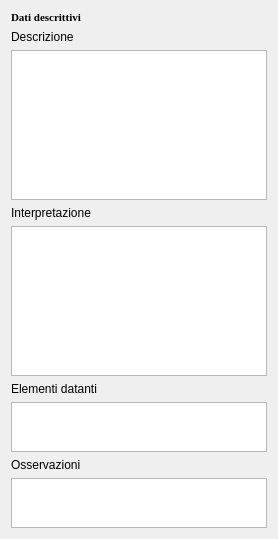
     <widget class="QWidget" name="tab">
      <attribute name="title">
       <string>Dati descrittivi</string>
      </attribute>
      <layout class="QGridLayout" name="gridLayout_7">
       <item row="4" column="0">
        <widget class="QTextEdit" name="textEdit_interpretazione">
         <property name="minimumSize">
          <size>
           <width>0</width>
           <height>20</height>
          </size>
         </property>
         <property name="maximumSize">
          <size>
           <width>16777215</width>
           <height>150</height>
          </size>
         </property>
         <property name="font">
          <font>
           <family>Times New Roman</family>
           <pointsize>8</pointsize>
           <weight>50</weight>
           <italic>false</italic>
           <bold>false</bold>
          </font>
         </property>
        </widget>
       </item>
       <item row="1" column="0">
        <widget class="QLabel" name="label_6">
         <property name="text">
          <string>Descrizione </string>
         </property>
        </widget>
       </item>
       <item row="7" column="0">
        <widget class="QLabel" name="label_94">
         <property name="text">
          <string>Osservazioni</string>
         </property>
        </widget>
       </item>
       <item row="5" column="0">
        <widget class="QLabel" name="label_60">
         <property name="text">
          <string>Elementi datanti</string>
         </property>
        </widget>
       </item>
       <item row="8" column="0">
        <widget class="QTextEdit" name="textEdit_osservazioni">
         <property name="minimumSize">
          <size>
           <width>0</width>
           <height>50</height>
          </size>
         </property>
         <property name="maximumSize">
          <size>
           <width>16777215</width>
           <height>50</height>
          </size>
         </property>
        </widget>
       </item>
       <item row="6" column="0">
        <widget class="QTextEdit" name="textEdit_elementi_datanti">
         <property name="maximumSize">
          <size>
           <width>16777215</width>
           <height>50</height>
          </size>
         </property>
         <property name="font">
          <font>
           <family>Times New Roman</family>
           <pointsize>8</pointsize>
           <weight>50</weight>
           <italic>false</italic>
           <bold>false</bold>
          </font>
         </property>
        </widget>
       </item>
       <item row="3" column="0">
        <widget class="QLabel" name="label_7">
         <property name="text">
          <string>Interpretazione </string>
         </property>
        </widget>
       </item>
       <item row="2" column="0">
        <widget class="QTextEdit" name="textEdit_descrizione">
         <property name="minimumSize">
          <size>
           <width>0</width>
           <height>20</height>
          </size>
         </property>
         <property name="maximumSize">
          <size>
           <width>16777215</width>
           <height>150</height>
          </size>
         </property>
         <property name="font">
          <font>
           <family>Times New Roman</family>
           <pointsize>8</pointsize>
           <weight>50</weight>
           <italic>false</italic>
           <bold>false</bold>
          </font>
         </property>
         <property name="html">
          <string>&lt;!DOCTYPE HTML PUBLIC &quot;-//W3C//DTD HTML 4.0//EN&quot; &quot;http://www.w3.org/TR/REC-html40/strict.dtd&quot;&gt;
&lt;html&gt;&lt;head&gt;&lt;meta name=&quot;qrichtext&quot; content=&quot;1&quot; /&gt;&lt;style type=&quot;text/css&quot;&gt;
p, li { white-space: pre-wrap; }
&lt;/style&gt;&lt;/head&gt;&lt;body style=&quot; font-family:'Times New Roman'; font-size:8pt; font-weight:400; font-style:normal;&quot;&gt;
&lt;p style=&quot; margin-top:0px; margin-bottom:0px; margin-left:0px; margin-right:0px; -qt-block-indent:0; text-indent:0px;&quot;&gt;&lt;span style=&quot; font-family:'Lucida Grande'; font-size:13pt;&quot;&gt;&lt;br /&gt;&lt;/span&gt;&lt;/p&gt;&lt;/body&gt;&lt;/html&gt;</string>
         </property>
        </widget>
       </item>
       <item row="0" column="0">
        <widget class="QLabel" name="label_13">
         <property name="font">
          <font>
           <family>Times New Roman</family>
           <pointsize>8</pointsize>
           <weight>50</weight>
           <italic>false</italic>
           <bold>false</bold>
          </font>
         </property>
         <property name="text">
          <string>&lt;html&gt;&lt;head/&gt;&lt;body&gt;&lt;p&gt;&lt;span style=&quot; font-weight:600;&quot;&gt;Dati descrittivi&lt;/span&gt;&lt;/p&gt;&lt;/body&gt;&lt;/html&gt;</string>
         </property>
        </widget>
       </item>
      </layout>
     </widget>
